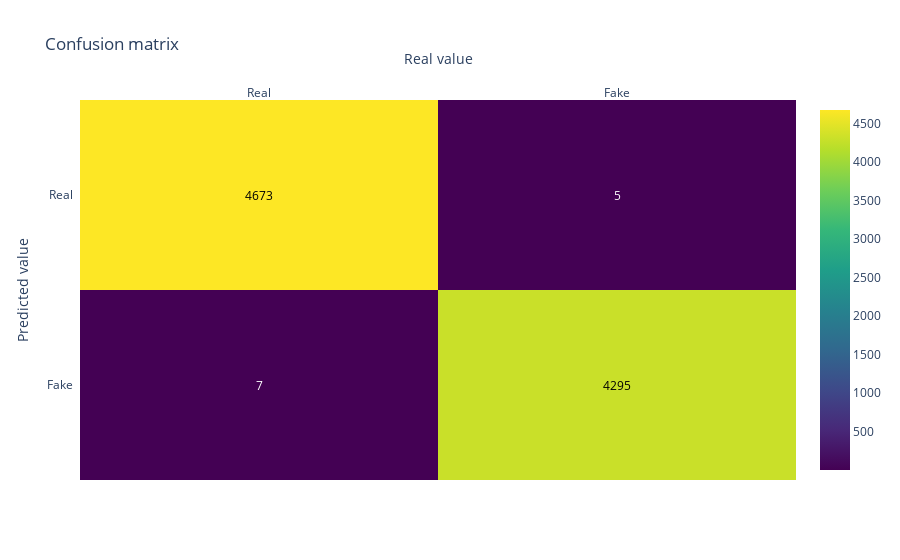

Here is the notebook cell this chart was saved with:
### Code cell
#confusion_matrix
print(metrics.accuracy_score(y_test,h_test_pred))
conf_matrix(metrics.confusion_matrix(y_test, h_test_pred))

### Figure 1 — Plotly figure (JSON) as saved in the notebook; plotly's stock layout.template omitted (floating-point values rounded to 4 significant figures)
{"data": [{"colorscale": [[0, "#440154"], [0.1111, "#482878"], [0.2222, "#3e4989"], [0.3333, "#31688e"], [0.4444, "#26828e"], [0.5556, "#1f9e89"], [0.6667, "#35b779"], [0.7778, "#6ece58"], [0.8889, "#b5de2b"], [1, "#fde725"]], "reversescale": false, "showscale": true, "type": "heatmap", "x": ["Real", "Fake"], "y": ["Fake", "Real"], "z": [[7, 4295], [4673, 5]]}], "layout": {"annotations": [{"font": {"color": "#FFFFFF"}, "showarrow": false, "text": "7", "x": "Real", "xref": "x", "y": "Fake", "yref": "y"}, {"font": {"color": "#000000"}, "showarrow": false, "text": "4295", "x": "Fake", "xref": "x", "y": "Fake", "yref": "y"}, {"font": {"color": "#000000"}, "showarrow": false, "text": "4673", "x": "Real", "xref": "x", "y": "Real", "yref": "y"}, {"font": {"color": "#FFFFFF"}, "showarrow": false, "text": "5", "x": "Fake", "xref": "x", "y": "Real", "yref": "y"}], "title": {"text": "Confusion matrix"}, "xaxis": {"dtick": 1, "gridcolor": "rgb(0, 0, 0)", "side": "top", "ticks": "", "title": {"text": "Real value"}}, "yaxis": {"dtick": 1, "ticks": "", "ticksuffix": "  ", "title": {"text": "Predicted value"}}}}
